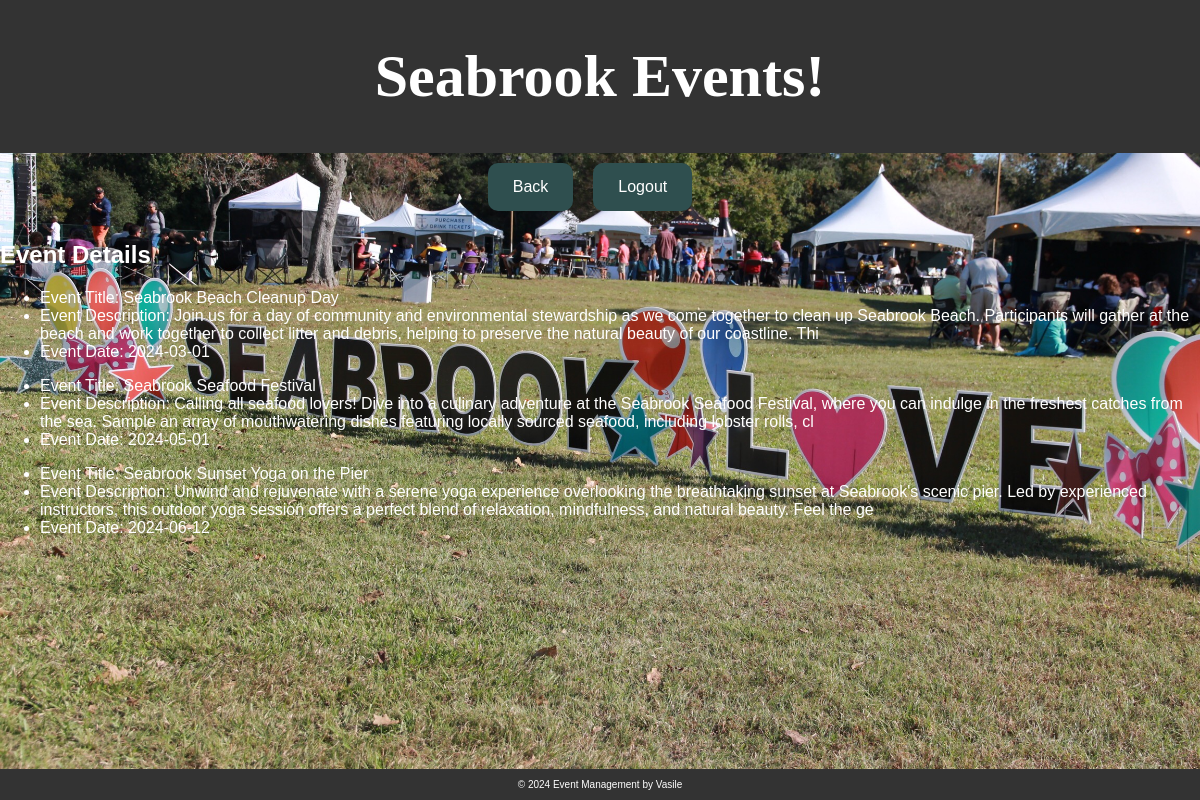
Screenshot of /event_details.php with the database file from the repository.
### tables this page shows
CREATE TABLE `user_data` (
  `id` int(11) NOT NULL,
  `user_id` int(11) DEFAULT NULL,
  `name` varchar(255) NOT NULL,
  `email` varchar(255) NOT NULL,
  `message` text NOT NULL
);

### event_details.php (the view, shortened to what this page needs)
<?php
$conn = new mysqli("localhost", "root", "", "userdb");
$sql = "SELECT name, email, message FROM user_data";
$result = $conn->query($sql);
?>
<!DOCTYPE html>
<html lang="en">
<head>
</head>
<body>
    <header>
        <h1>Seabrook Events!</h1>
    </header>
    <nav>
        <ul>
            <li><a class="roundedButton" href="events.php">Back</a></li>
            <li><a class="roundedButton" href="logout.php">Logout</a></li>
        </ul>
    </nav>
    <section class="content">
        <h2>Event Details</h2>
        <?php
        if ($result->num_rows > 0) {
            while ($row = $result->fetch_assoc()) {
                echo "<ul>";
                echo "<li>Event Title: " . $row["name"] . "</li>";
                echo "<li>Event Description: " . $row["email"] . "</li>";
                echo "<li>Event Date: " . $row["message"] . "</li>";
                echo "</ul>";
            }
        } else {
            echo "No events found.";
        }
        ?>
    </section>
    <footer>
        <p>&copy; 2024 Event Management by Vasile</p>
    </footer>
</body>
</html>

### event_details.php (style rules this page uses)
.roundedButton { border-radius: 10px; background-color: darkslategray; color: white; text-align: center; padding: 15px 25px; display: inline-block; }
body { margin: 0; padding: 0; font-family: Arial, sans-serif; background-image: url('image/event details.jpeg'); background-repeat: no-repeat; background-size: cover; background-attachment: fixed; color: #fff; }
header { background-color: #333; color: #fff; padding: 2px; text-align: center; }
h1 { font-size: 60px; font-family: "Lucida Grande"; text-align: center; }
nav { color: #fff; padding: 10px; }
nav ul { list-style: none; padding: 0; margin: 0; display: flex; justify-content: center; }
nav li { margin-right: 20px; }
nav a { color: #fff; text-decoration: none; }
p { font-family: Arial, sans-serif; text-align: center; font-size: 10px; }
footer { background-color: #333; color: #fff; text-align: center; padding: 0px; position: fixed; bottom: 0; width: 100%; }

### rows the page displays
user_data: name "Seabrook Beach Cleanup Day", email "Join us for a day of community and environmental stewardship as we come together to clean up Seabrook Beach. Participants will gather at the beach and work together to collect litter and debris, helping to preserve the natural beauty of our coastline. Thi", message "2024-03-01"
user_data: name "Seabrook Seafood Festival", email "Calling all seafood lovers! Dive into a culinary adventure at the Seabrook Seafood Festival, where you can indulge in the freshest catches from the sea. Sample an array of mouthwatering dishes featuring locally sourced seafood, including lobster rolls, cl", message "2024-05-01"
user_data: name "Seabrook Sunset Yoga on the Pier", email "Unwind and rejuvenate with a serene yoga experience overlooking the breathtaking sunset at Seabrook's scenic pier. Led by experienced instructors, this outdoor yoga session offers a perfect blend of relaxation, mindfulness, and natural beauty. Feel the ge", message "2024-06-12"
